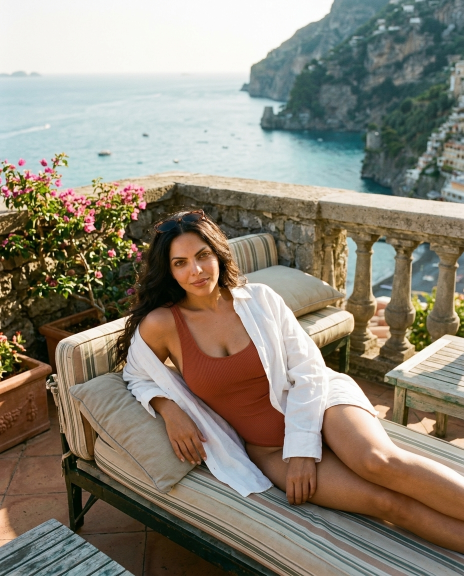
#> input picture assets/avanya_amalfi.jpg, 928 x 1152 px (shown at 1/2 size)
$ python prepare_instagram_media.py ../assets/avanya_amalfi.jpg out.png
#> lines starting #> are read from the running program, lines starting #| are printed output that depends on the picture
"""
prepare_instagram_media.py
Utility to format Google Flow 3:4 portrait downloads (1792x2400) for Instagram:
1. Slices off the bottom 220px margin where Google Flow's AI star watermark is located (y >= 2180).
2. Crops width symmetrically (24px left, 24px right) to achieve an EXACT 4:5 aspect ratio (1744 x 2180 = 0.8000).
3. Resizes to Instagram's standard crisp 1080x1350 resolution.
4. Result: 100% PRISTINE texture, ZERO watermarks, ZERO inpainting blur, EXACT 4:5 portrait.
"""

import os
import cv2
import numpy as np

def crop_to_instagram_4_5(image_path: str, output_path: str = None, target_width: int = 1080, target_height: int = 1350) -> np.ndarray:
    """
    Crops a Google Flow 3:4 portrait (e.g. 1792x2400) to exact Instagram 4:5 (1080x1350).
    Slices away the bottom 220px to permanently eliminate the Google AI star watermark without any inpainting blur.
    """
#> called with image_path = '../assets/avanya_amalfi.jpg', output_path = 'out.png', target_width = 1080, target_height = 1350
    img = cv2.imread(image_path)
#> img is the input picture: shape (1152, 928, 3); mean B, G, R 118.4, 132.3, 139.1
    if img is None:
        raise FileNotFoundError(f"Cannot read image at {image_path}")

    h, w, _ = img.shape
#> h = 1152; w = 928

    # In 2K renders from Google Flow (1792 x 2400):
    # Star watermark is located in y in [2200:2360], x in [1600:1750]
    # Slicing y at max 2180 completely eliminates the star.
    if h == 2400 and w == 1792:
        # Crop y: 0 to 2180 (height = 2180)
        # To get exact 4:5 (0.8), target width = 2180 * 0.8 = 1744
        # Crop 24px from left and right
        cropped = img[0:2180, 24:1768]
    else:
        # General formula for other sizes:
        # Slice bottom 10% to eliminate watermark, then adjust width to 4:5
        new_h = int(h * 0.908) # leaves 0 to 0.908
#> new_h = 1046
        target_w = int(new_h * 0.8)
#> target_w = 836
        left_offset = max(0, (w - target_w) // 2)
#> left_offset = 46
        cropped = img[0:new_h, left_offset:left_offset + target_w]
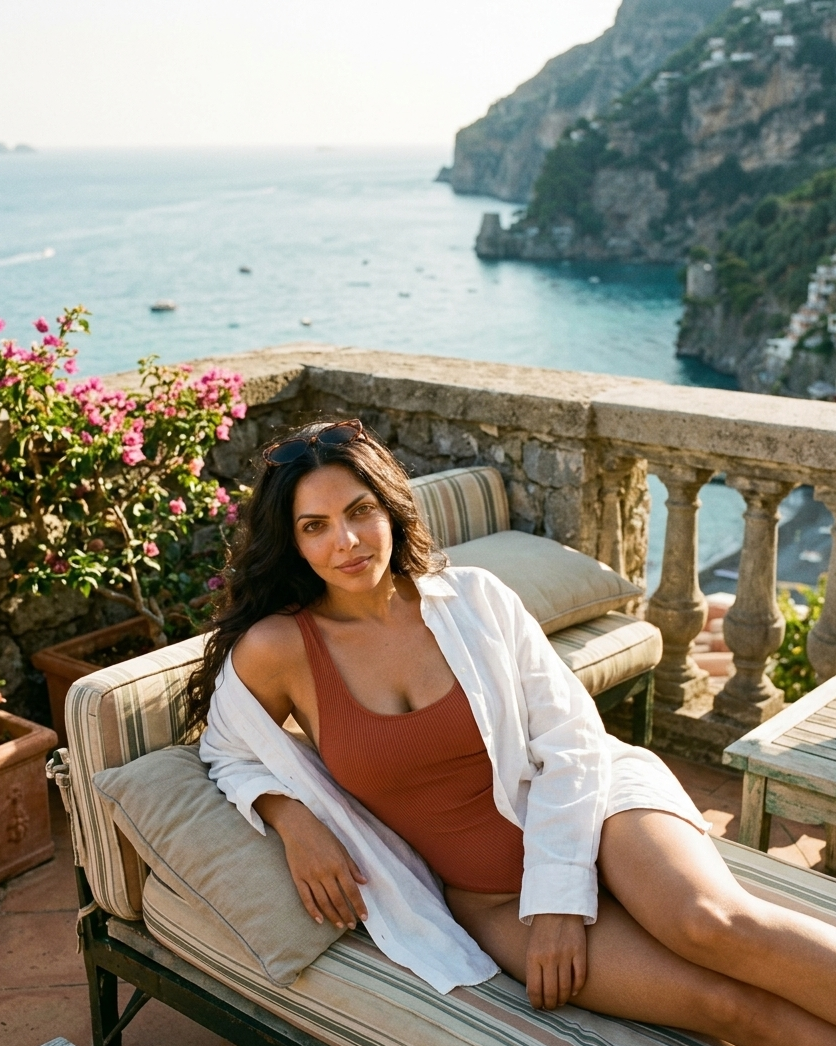
#> cropped: shape (1046, 836, 3); mean B, G, R 123.2, 137.3, 144.5

    # Resize to exact Instagram target resolution (1080x1350)
    resized = cv2.resize(cropped, (target_width, target_height), interpolation=cv2.INTER_LANCZOS4)

    if output_path:
        os.makedirs(os.path.dirname(os.path.abspath(output_path)), exist_ok=True)
        cv2.imwrite(output_path, resized, [cv2.IMWRITE_JPEG_QUALITY, 98])

    return resized

def process_image_for_instagram(input_path: str, output_path: str) -> str:
    """
    Processes Google Flow 3:4 portrait to exact Instagram 4:5 without watermark.
    """
    crop_to_instagram_4_5(input_path, output_path=output_path, target_width=1080, target_height=1350)
    return output_path

if __name__ == "__main__":
    import sys
    if len(sys.argv) > 2:
        inp = sys.argv[1]
        out = sys.argv[2]
        process_image_for_instagram(inp, out)
        print(f"Processed: {out}")

$ run again, on assets/avanya_heritage.jpg
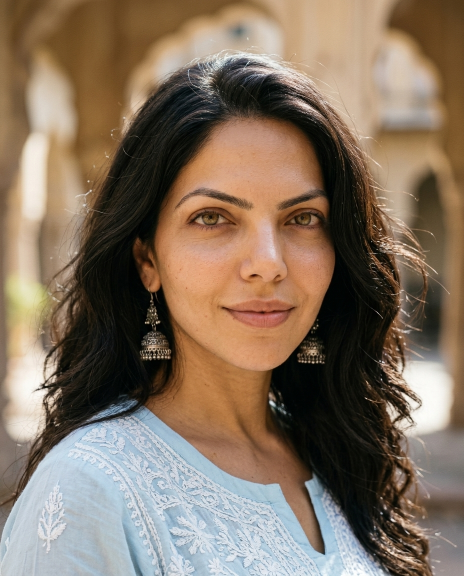
#> input picture assets/avanya_heritage.jpg, 928 x 1152 px (shown at 1/2 size)
#> in crop_to_instagram_4_5, img is the input picture: shape (1152, 928, 3); mean B, G, R 96.3, 114, 132.1
#> in crop_to_instagram_4_5, `cropped = img[0:new_h, left_offset:left_offset + target_w]`:
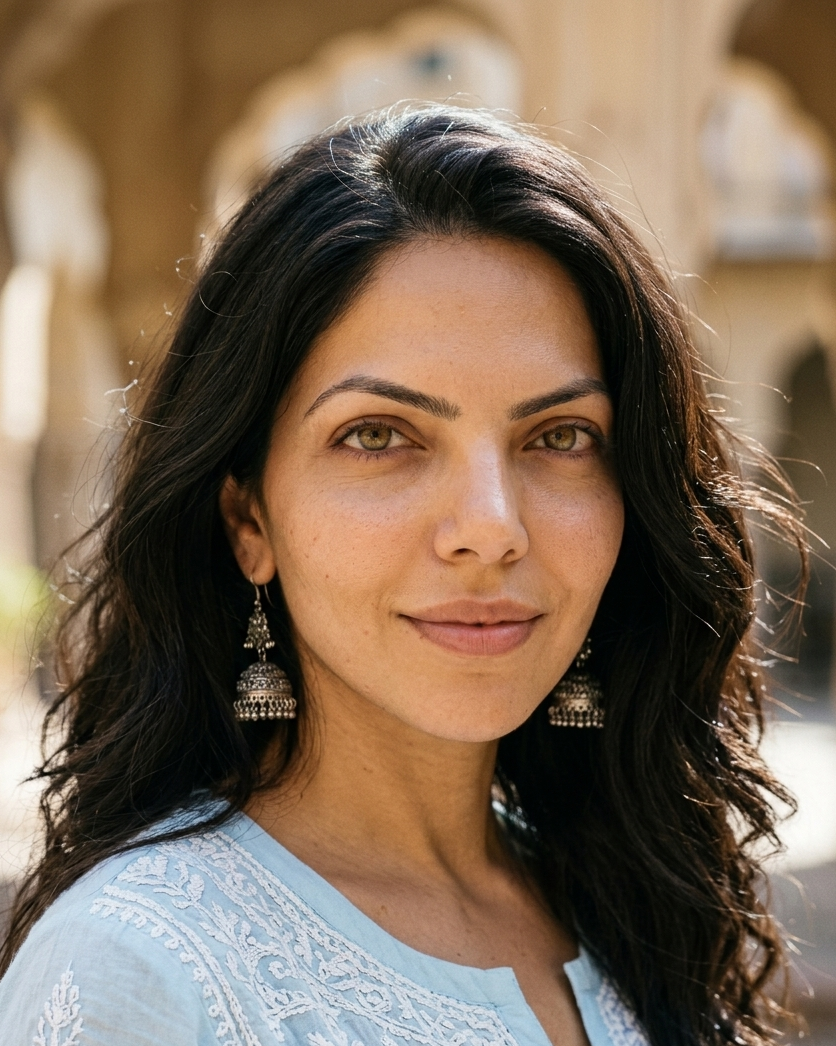
#> cropped: shape (1046, 836, 3); mean B, G, R 87.5, 106.7, 127.1

$ run again, on assets/avanya_milan.jpg
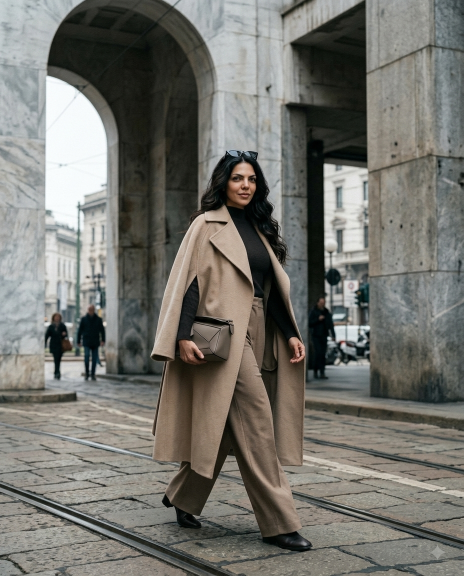
#> input picture assets/avanya_milan.jpg, 928 x 1152 px (shown at 1/2 size)
#> in crop_to_instagram_4_5, img is the input picture: shape (1152, 928, 3); mean B, G, R 109.4, 115.4, 116.2
#> in crop_to_instagram_4_5, `cropped = img[0:new_h, left_offset:left_offset + target_w]`:
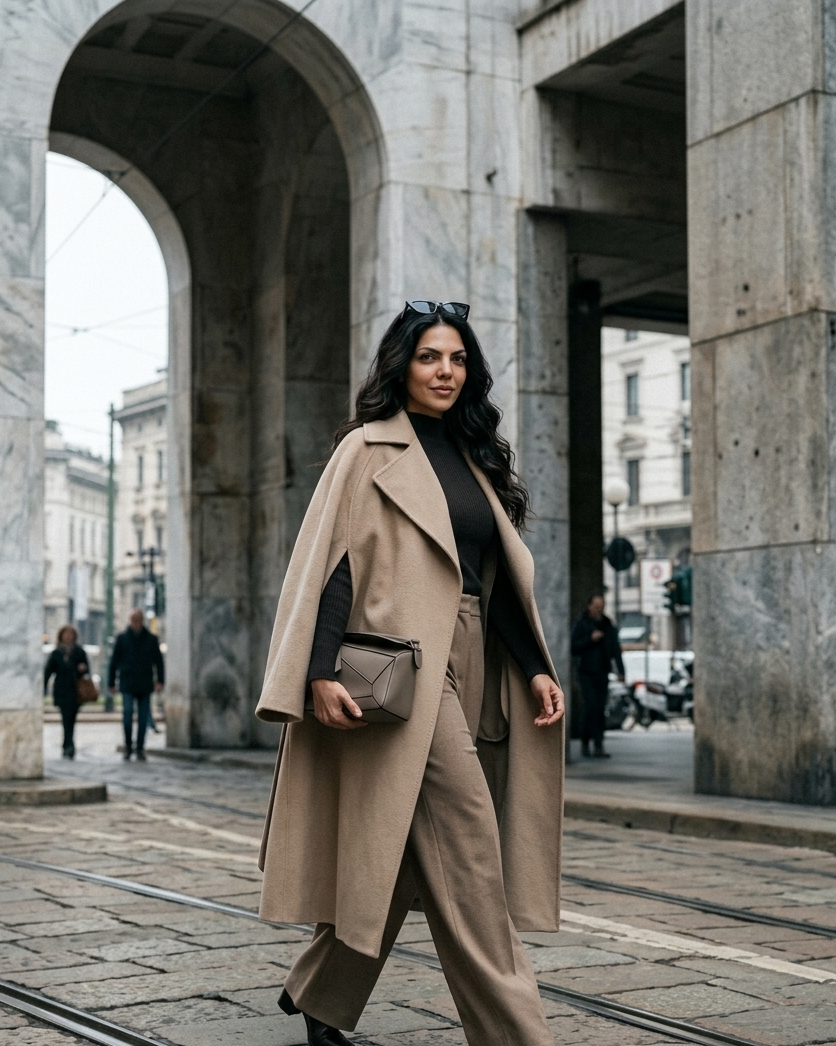
#> cropped: shape (1046, 836, 3); mean B, G, R 107, 113.4, 114.8
